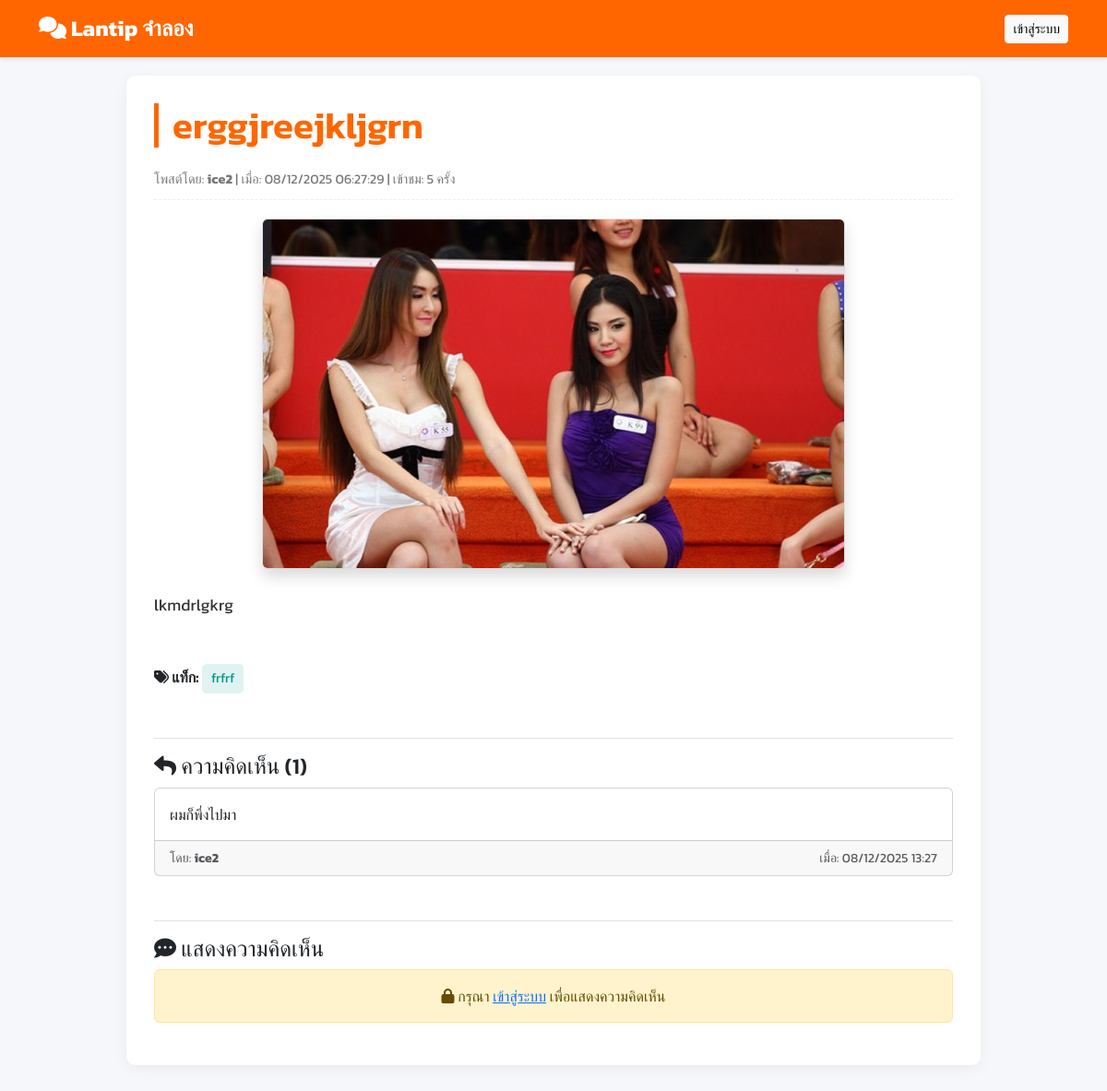
The app's page /topic_view.php?id=10 with its own data.
### tables this page shows
CREATE TABLE `topic` (
  `topic_id` int(11) NOT NULL,
  `user_id` int(11) NOT NULL,
  `title` varchar(255) NOT NULL,
  `content` text NOT NULL,
  `tags` varchar(255) DEFAULT '',
  `image_url` varchar(255) DEFAULT NULL,
  `views` int(11) DEFAULT 0,
  `replies` int(11) DEFAULT 0,
  `created_at` timestamp NOT NULL DEFAULT current_timestamp(),
  `updated_at` timestamp NOT NULL DEFAULT current_timestamp() ON UPDATE current_timestamp()
);

CREATE TABLE `user` (
  `user_id` int(11) NOT NULL,
  `username` varchar(50) NOT NULL,
  `email` varchar(100) NOT NULL,
  `date_of_birth` date DEFAULT NULL,
  `password_hash` varchar(255) NOT NULL,
  `created_at` timestamp NOT NULL DEFAULT current_timestamp()
);

CREATE TABLE `comment` (
  `comment_id` int(11) NOT NULL,
  `topic_id` int(11) NOT NULL,
  `user_id` int(11) NOT NULL,
  `content` text NOT NULL,
  `created_at` datetime DEFAULT current_timestamp()
);

### topic_view.php (the view, shortened to what this page needs)
<?php
include 'connect_db.php';
$topic_id = isset($_GET['id']) ? (int)$_GET['id'] : 0;
$stmt = $conn->prepare("
    SELECT
        t.title,
        t.content,
        t.tags,
        t.created_at,
        t.views,
        t.user_id,
        t.image_url, /* <--- เพิ่มการดึง image_url */
        u.username
    FROM Topic t
    JOIN User u ON t.user_id = u.user_id
    WHERE t.topic_id = ?
");
$stmt->bind_param("i", $topic_id);
$stmt->execute();
$result = $stmt->get_result();
$topic = $result->fetch_assoc();
$conn->query("UPDATE Topic SET views = views + 1 WHERE topic_id = $topic_id");
$title = htmlspecialchars($topic['title']);
$content = nl2br(htmlspecialchars($topic['content']));
$image_url = htmlspecialchars($topic['image_url']);
$username = htmlspecialchars($topic['username']);
$created_at = date('d/m/Y H:i:s', strtotime($topic['created_at']));
$tags = htmlspecialchars($topic['tags']);
$views = number_format($topic['views'] + 1);
$comment_stmt = $conn->prepare("
    SELECT
        c.content,
        c.created_at,
        u.username
    FROM Comment c
    JOIN User u ON c.user_id = u.user_id
    WHERE c.topic_id = ?
    ORDER BY c.created_at ASC
");
$comment_stmt->bind_param("i", $topic_id);
$comment_stmt->execute();
$comments_result = $comment_stmt->get_result();
$comment_count = $comments_result->num_rows;
?>
<!DOCTYPE html>
<html lang="th">
<head>
    <link href="https://cdn.jsdelivr.net/npm/bootstrap@5.3.3/dist/css/bootstrap.min.css" rel="stylesheet">
    <link rel="stylesheet" href="https://cdnjs.cloudflare.com/ajax/libs/font-awesome/6.0.0-beta3/css/all.min.css">
</head>
<body>
<nav class="navbar navbar-expand-lg navbar-dark navbar-custom sticky-top">
    <div class="container">
        <a class="navbar-brand" href="index.php">
            <i class="fas fa-comments"></i> Lantip จำลอง
        </a>
        <?php if (isset($_SESSION['username'])): ?>
        <div class="d-flex align-items-center">
            <span class="text-white me-3">
                <i class="fas fa-user-circle"></i> <span class="fw-bold"><?= htmlspecialchars($_SESSION['username']) ?></span>
            </span>
            <a href="logout.php" class="btn btn-outline-light btn-sm">
                <i class="fas fa-sign-out-alt"></i> ออกจากระบบ
            </a>
        </div>
        <?php else: ?>
        <a href="login.php" class="btn btn-light btn-sm">เข้าสู่ระบบ</a>
        <?php endif; ?>
    </div>
</nav>
<div class="container">
    <div class="row justify-content-center">
        <div class="col-lg-10">
            <div class="topic-container">
                <h1 class="topic-title mb-4"><?= $title ?></h1>
                <div class="topic-meta d-flex justify-content-between">
                    <div>
                        โพสต์โดย: <span class="fw-bold"><?= $username ?></span> |
                        เมื่อ: <?= $created_at ?> |
                        เข้าชม: <?= $views ?> ครั้ง
                    </div>
                </div>
                <?php if (!empty($image_url)): ?>
                    <div class="mb-4 text-center topic-image">
                        <img src="uploads/<?= $image_url ?>"
                             class="img-fluid rounded shadow"
                             alt="<?= $title ?>"
                             title="รูปภาพประกอบกระทู้">
                    </div>
                <?php endif; ?>
                <div class="topic-content mb-5">
                    <?= $content ?>
                </div>
                <div class="mb-4">
                    <label class="fw-bold"><i class="fas fa-tags"></i> แท็ก:</label>
                    <?php
                        $tag_list = explode(',', $tags);
                        foreach ($tag_list as $tag_item) {
                            $tag_item = trim($tag_item);
                            if (!empty($tag_item)) {
                                echo '<span class="tag-badge">' . htmlspecialchars($tag_item) . '</span>';
                            }
                        }
                    ?>
                </div>
                <div class="mt-5 pt-3 border-top" id="comments">
                    <h4><i class="fas fa-reply"></i> ความคิดเห็น (<?= number_format($comment_count) ?>)</h4>
                    <?php if ($comment_count > 0): ?>
                        <?php while ($comment = $comments_result->fetch_assoc()): ?>
                            <div class="card mb-3">
                                <div class="card-body">
                                    <p class="card-text"><?= nl2br(htmlspecialchars($comment['content'])) ?></p>
                                </div>
                                <div class="card-footer text-muted d-flex justify-content-between">
                                    <small>โดย: <span class="fw-bold"><?= htmlspecialchars($comment['username']) ?></span></small>
                                    <small>เมื่อ: <?= date('d/m/Y H:i', strtotime($comment['created_at'])) ?></small>
                                </div>
                            </div>
                        <?php endwhile; ?>
                    <?php else: ?>
                        <p class="text-muted">ยังไม่มีความคิดเห็น</p>
                    <?php endif; ?>
                </div>
                <div class="comment-form-section mt-5 pt-3 border-top">
                    <h4><i class="fas fa-comment-dots"></i> แสดงความคิดเห็น</h4>
                    <?php if (isset($_SESSION['user_id'])): ?>
                        <form action="post_comment.php" method="POST">
                            <input type="hidden" name="topic_id" value="<?= $topic_id ?>">
                            <div class="mb-3">
                                <textarea class="form-control" name="content" rows="4" placeholder="พิมพ์ความคิดเห็นของคุณที่นี่..." required></textarea>
                            </div>
                            <button type="submit" class="btn btn-success">
                                <i class="fas fa-paper-plane"></i> โพสต์ความคิดเห็น
                            </button>
                        </form>
                    <?php else: ?>
                        <div class="alert alert-warning text-center">
                            <i class="fas fa-lock"></i> กรุณา <a href="login.php">เข้าสู่ระบบ</a> เพื่อแสดงความคิดเห็น
                        </div>
                    <?php endif; ?>
                </div>
            </div>
        </div>
    </div>
</div>
</body>
</html>

### topic_view.php (style rules this page uses)
body { font-family: 'Kanit', sans-serif; background-color: #f5f7fa; }
.navbar-custom { background-color: #ff6600; box-shadow: 0 2px 4px rgba(0, 0, 0, 0.1); }
.navbar-brand { font-weight: 700; color: white !important; font-size: 1.5rem; }
.topic-container { background-color: #ffffff; padding: 30px; border-radius: 10px; box-shadow: 0 4px 15px rgba(0, 0, 0, 0.05); margin-top: 20px; margin-bottom: 40px; }
.topic-title { color: #ff6600; font-weight: 600; border-left: 5px solid #ff6600; padding-left: 15px; }
.topic-meta { font-size: 0.9em; color: #777; border-bottom: 1px dashed #eee; padding-bottom: 10px; margin-bottom: 20px; }
.topic-content { font-size: 1.1rem; line-height: 1.8; color: #333; }
.tag-badge { display: inline-block; background-color: #e0f2f1; color: #009688; padding: 5px 10px; border-radius: 5px; margin-right: 5px; font-size: 0.9em; }
.topic-image img { max-height: 400px; width: auto; object-fit: contain; border: 1px solid #ddd; }

### records on screen
topic: title "erggjreejkljgrn", user.username "ice2", created_at "08/12/2025 06:27:29", views "5", image_url (picture), content "lkmdrlgkrg", tags "frfrf"
comment: content "ผมก็พึ่งไปมา", user.username "ice2", created_at "08/12/2025 13:27"

### other values on screen
$comment_count "1"
